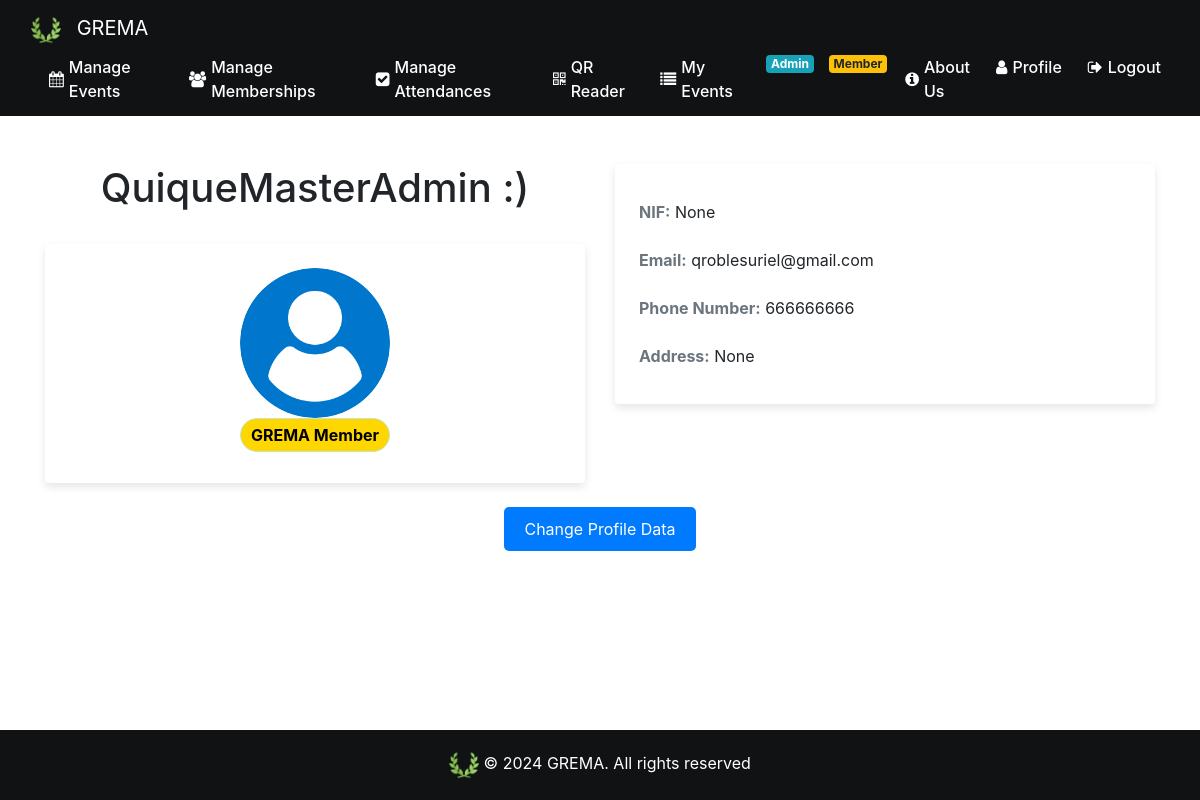
The page /profile (signed in) on the database its author committed.
### website/models.py (models this page shows)
class Admin(db.Model, UserMixin):
    id = db.Column(db.Integer, primary_key=True)
    is_admin = True
    nif =db.Column(db.Integer)
    email = db.Column(db.String(150), unique=True, nullable=False)
    password = db.Column(db.String(150), nullable=False)
    phone_number=db.Column(db.Integer)
    first_name = db.Column(db.String(150))
    surname= db.Column(db.String(150))
    creation_date = db.Column(db.Date, default=func.current_date())
    address=db.Column(db.String(150))
    events = db.relationship('Event')
    admin_profile_image_url = db.Column(db.String(300))

### website/views.py (the view)
@views.route('/profile', methods=['GET', 'POST'])
@login_required
def profile():
    return render_template('profile.html', user=current_user)

### website/views.py (called while the page is built)
@views.context_processor
def inject_membership():
    if current_user.is_authenticated:
        is_member = Fee.query.filter_by(user_fee=current_user.id, payed=True).first() is not None
    else:
        is_member = False
    return dict(is_member=is_member)

### website/templates/profile.html (shortened to what this page needs)
{% extends "base.html" %}
{% block content %}
<br><br />
<div class="container">
    <div class="row">
        <div class="col-md-6">
            <h1 class="text-center">{{ user.first_name }} {{ user.surname }}</h1>
            <br>
            <div class="card mb-4">
                <div class="profile-image-container mx-auto mt-4">
                    {% if user.user_profile_image_url %}
                    <img src="{{ user.user_profile_image_url }}" class="card-img-top rounded-circle"
                        alt="Profile Image">
                    {% elif user.admin_profile_image_url %}
                    <img src="{{ user.admin_profile_image_url }}" class="card-img-top rounded-circle"
                        alt="Profile Image">
                    {% else %}
                    <img src="{{ url_for('static', filename='images/userLogo.png') }}"
                        class="card-img-top rounded-circle" alt="{{ user.first_name }}">
                    {% endif %}
                    {% if is_member %}
                    <div class="alert alert-success text-center rounded-pill" role="alert"
                        style="background-color: gold; color: black; padding: 4px;">
                        <strong>GREMA Member</strong>
                    </div>
                    {% endif %}
                </div>
            </div>
        </div>
        <div class="col-md-6">
            <div class="card mb-4">
                <div class="card-body">
                    <ul class="list-group list-group-flush">
                        <li class="list-group-item"><strong class="text-secondary">NIF:</strong> {{ user.nif }}</li>
                        <li class="list-group-item"><strong class="text-secondary">Email:</strong> {{ user.email }}</li>
                        <li class="list-group-item"><strong class="text-secondary">Phone Number:</strong> {{
                            user.phone_number }}</li>
                        <li class="list-group-item"><strong class="text-secondary">Address:</strong> {{ user.address }}
                        </li>
                    </ul>
                </div>
            </div>
        </div>
    </div>
    <div class="text-center mb-4">
        <div class="button-group">
            <button id="edit-profile-btn" class="btn btn-primary">Change Profile Data</button>
        </div>
    </div>
</div>
{% endblock %}

### website/static/base.css (style rules this page uses)
html { position: relative; min-height: 100%; }
body { margin-bottom: 100px; margin: 0; padding: 0; }

### website/templates/profile.html (style rules this page uses)
.profile-image-container { max-width: 150px; margin-bottom: 15px; }
.card { border: none; box-shadow: 0 4px 8px rgba(0, 0, 0, 0.1); }
.card-body { padding: 1.5rem; }
.list-group-item { border: none; padding: 0.75rem 0; }
.button-group { display: flex; justify-content: center; gap: 10px; }
.btn-primary { background-color: #007bff; border: none; padding: 10px 20px; font-size: 1rem; border-radius: 5px; transition: background-color 0.3s ease; }
.list-group-item { border: none; padding: 0.75rem 0; text-align: left; }

### rows shown on the page
Admin: first_name "QuiqueMasterAdmin", surname ":)", nif "None", email "qroblesuriel@gmail.com", phone_number "666666666", address "None"
